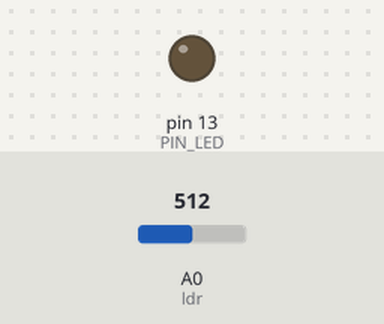
Bench run of a sketch on a simulated Arduino Uno, built with avr-gcc and run on an emulated ATmega328P. Shown: output pins drawn as LEDs (lit = HIGH). The test bench sets the inputs (shaded band); at power-on: A0 (ldr) = 512.

Above: at 1.2 s.
1.3 s: A0 (ldr) set to 207
2.8 s: A0 (ldr) set to 189
At 3.7 s:
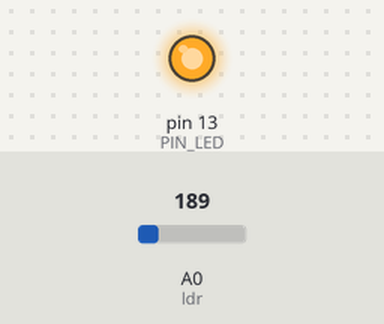
4.3 s: A0 (ldr) set to 210
At 5.1 s:
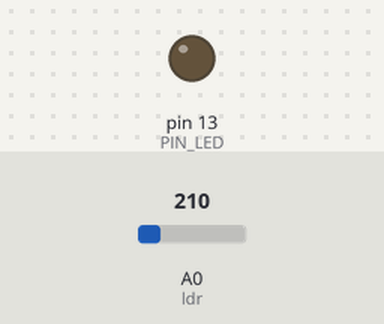
5.8 s: A0 (ldr) set to 190
At 6.1 s:
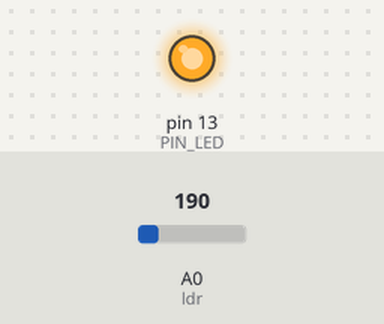
Timing chart, 0 to 8.3 s (numbered marks = the images above; inputs shaded):
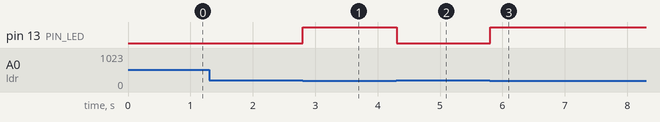

Measured:
- the behaviour switches between 200 and 199 on A0 (ldr) (found by bisection; images 0 and 1)
- after the input at 1.3 s, every drawn part: stays the same
- after the input at 2.8 s, pin 13 (PIN_LED): LOW → HIGH at once
- after the input at 4.3 s, pin 13 (PIN_LED): HIGH → LOW at once
- after the input at 5.8 s, pin 13 (PIN_LED): LOW → HIGH at once

The sketch:

led_ldr.ino
```cpp
int ldr = A0;
int valorldr = 0;
int PIN_LED = 13;

void setup() {
  pinMode(ldr, INPUT);
  pinMode(PIN_LED, OUTPUT);
}

void loop() {
  valorldr = analogRead(ldr);
  if(valorldr < 200) {
    digitalWrite(PIN_LED, HIGH);
  } else {
    digitalWrite(PIN_LED, LOW);
  }
  delay(10);
}
```
